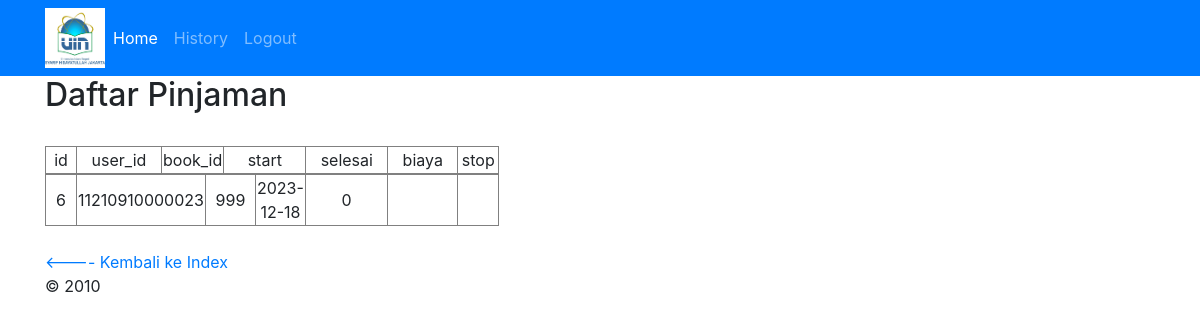
/dashboardMhs.php?module=myHistory (signed in), run on the app's committed database.
### tables this page shows
CREATE TABLE `pinjams` (
  `id` int(11) NOT NULL AUTO_INCREMENT,
  `user_id` varchar(255) DEFAULT NULL,
  `book_id` int(11) DEFAULT NULL,
  `start` date DEFAULT NULL,
  `isFinished` tinyint(1) DEFAULT 0,
  `biaya` int(11) DEFAULT NULL,
  `stop` date DEFAULT NULL,
  PRIMARY KEY (`id`)
);

### konten/myHistory.php (the view, shortened to what this page needs)
<!DOCTYPE html>
<html lang="en">
  <head>
  </head>
  <body>
    <h2>Daftar Pinjaman</h2> <br>
      <table border="1">
          <tr align="center">
            <td width="31">id</td>
            <td width="85">user_id</td>
            <td width="50">book_id</td>
            <td width="82">start</td>
            <td width="82">selesai</td>
            <td width="70">biaya</td>
            <td width="41">stop</td>
          </tr>
        </table>
    <?php
include "koneksi.php";
$select = mysqli_query($conn, "select * FROM pinjams where user_id = ".$_SESSION['nim']);
while ($buff = mysqli_fetch_array($select)) { ?>
      <table border="1">
        <tr align="center">
          <td width="31"><?php echo $buff['id']; ?></td>
          <td width="85"><?php echo $buff['user_id']; ?></td>
          <td width="50"><?php echo $buff['book_id']; ?></td>
          <td width="50"><?php echo $buff['start']; ?></td>
          <td width="82"><?php echo $buff['isFinished']; ?></td>
          <td width="70"><?php echo $buff['biaya']; ?></td>
          <td width="41"><?php echo $buff['stop']; ?></td>
        </tr>
      </table>
  <?php
}
?>
<br>
      <a href="index.php"><---- Kembali ke Index</a>
  </body>
</html>

### data on the page
pinjams: id "6", user "11210910000023", book "999", start "2023-12-18", isFinished "0"
